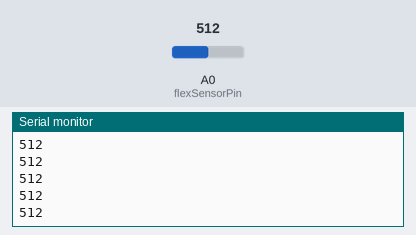
Bench run of a sketch on a simulated Arduino Uno, built with avr-gcc and run on an emulated ATmega328P. Shown: the last lines printed to the serial monitor. The test bench sets the inputs (shaded band); at power-on: A0 (flexSensorPin) = 512.

Above: at 1.2 s.
1.3 s: A0 (flexSensorPin) set to 716
At 1.68 s:
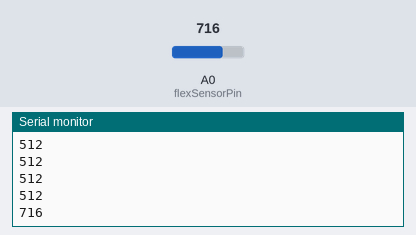
2.8 s: A0 (flexSensorPin) set to 900
At 2.93 s:
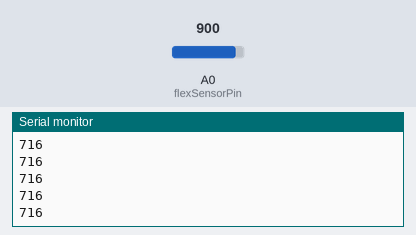
Timing chart, 0 to 5.8 s (numbered marks = the images above; inputs shaded):
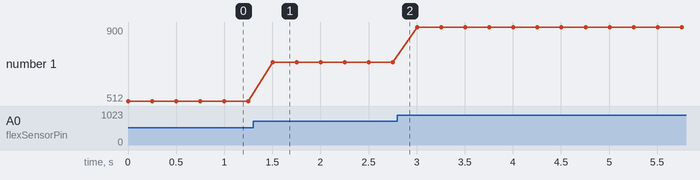

The sketch:

tensometr.ino
```cpp
int flexSensorPin = A0;

void setup() {
  // put your setup code here, to run once:
  Serial.begin(9600);
}

void loop() {
  // put your main code here, to run repeatedly:
  int flexSensorReading = analogRead(flexSensorPin);

  Serial.println(flexSensorReading);
  delay(250);
}
```

Measured:
- after the input at 1.3 s, the serial monitor: prints a new line after 0.20 s (image 1)
- plotted number 1: 512 → 716 after the input at 1.3 s, 716 → 900 after the input at 2.8 s
